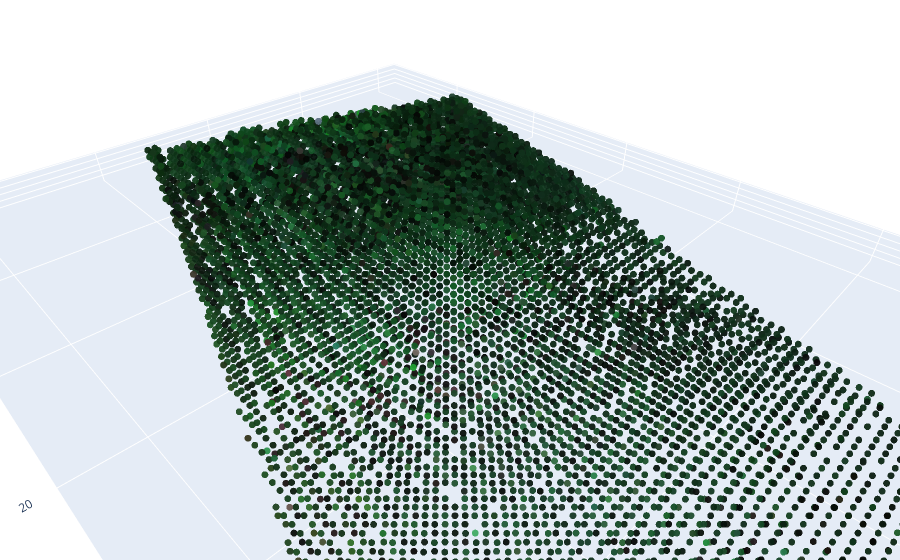

The cell this chart's notebook holds for it:
### Markdown cell above
Voxelgrid with full PCD

### Code cell
show_voxelgrid_plotly(voxel_grid, marker_size=4)
print(len(voxel_grid.get_voxels()))

### Figure 1 — Plotly figure (JSON) as saved in the notebook; plotly's stock layout.template omitted (floating-point values rounded to 4 significant figures; data arrays with more than 128 entries replaced by an {"elided": "..."} marker saying what was removed)
{"data": [{"marker": {"color": {"elided": "7416 str values"}, "opacity": 0.95, "size": 4}, "mode": "markers", "type": "scatter3d", "x": {"elided": "7416 float values"}, "y": {"elided": "7416 float values"}, "z": {"elided": "7416 float values"}}], "layout": {"margin": {"b": 0, "l": 0, "r": 0, "t": 0}, "scene": {"aspectmode": "data"}}}
